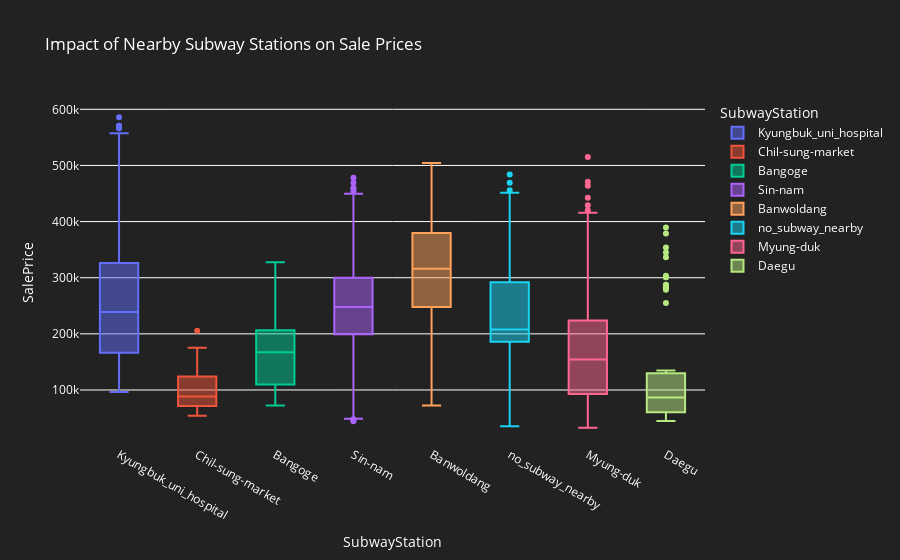

The notebook cell saved with this chart:
### Markdown cell above
1. **0-5 min**:
   - Apartments within a 0-5 minute walk to the subway have the highest sale prices.
   - The median price is relatively high, indicating that proximity to the subway is a significant factor in determining apartment value.
   - The interquartile range (IQR) shows some variation, but overall, prices are clustered towards the higher end.

2. **10-15 min**:
   - Apartments within a 10-15 minute walk have lower sale prices compared to the 0-5 min category.
   - The median price is lower, suggesting that a longer walking time negatively impacts the sale price.
   - There is a wider IQR, indicating more variability in sale prices within this category.

3. **15-20 min**:
   - Apartments within a 15-20 minute walk have even lower sale prices.
   - The median price continues to decrease, highlighting the trend that the further the apartment is from the subway, the lower the sale price.
   - The IQR is narrower, suggesting less variability in this category.

4. **5-10 min**:
   - Apartments within a 5-10 minute walk to the subway have moderately high sale prices.
   - The median price is higher than the 10-20 min categories but lower than the 0-5 min category.
   - There is significant variability within this group, as shown by the wider IQR and the presence of outliers.

5. **No Bus Stop Nearby**:
   - Apartments without a nearby bus stop show a varied range of sale prices.
   - The median price is higher than the 10-20 min categories but lower than the 0-5 min and 5-10 min categories.
   - The IQR is relatively wide, indicating a considerable range of sale prices in this group.

### Code cell
# 3. Impact of Nearby Subway Stations on Sale Prices
def plot_subway_stations(df):
    fig = px.box(df, x='SubwayStation', y='SalePrice', color='SubwayStation',
                 title='Impact of Nearby Subway Stations on Sale Prices')
    fig.update_layout(plot_bgcolor='rgba(34, 34, 34, 1)', paper_bgcolor='rgba(34, 34, 34, 1)', font=dict(color='white'))
    fig.show()

plot_subway_stations(df)

### Figure 1 — Plotly figure (JSON) as saved in the notebook; plotly's stock layout.template omitted (floating-point values rounded to 4 significant figures; data arrays with more than 128 entries replaced by an {"elided": "..."} marker saying what was removed)
{"data": [{"alignmentgroup": "True", "hovertemplate": "SubwayStation=%{x}<br>SalePrice=%{y}<extra></extra>", "legendgroup": "Kyungbuk_uni_hospital", "marker": {"color": "#636efa"}, "name": "Kyungbuk_uni_hospital", "notched": false, "offsetgroup": "Kyungbuk_uni_hospital", "orientation": "v", "showlegend": true, "type": "box", "x": {"elided": "1152 str values"}, "x0": " ", "xaxis": "x", "y": {"elided": "1152 int values"}, "y0": " ", "yaxis": "y"}, {"alignmentgroup": "True", "hovertemplate": "SubwayStation=%{x}<br>SalePrice=%{y}<extra></extra>", "legendgroup": "Chil-sung-market", "marker": {"color": "#EF553B"}, "name": "Chil-sung-market", "notched": false, "offsetgroup": "Chil-sung-market", "orientation": "v", "showlegend": true, "type": "box", "x": ["Chil-sung-market", "Chil-sung-market", "Chil-sung-market", "Chil-sung-market", "Chil-sung-market", "Chil-sung-market", "Chil-sung-market", "Chil-sung-market", "Chil-sung-market", "Chil-sung-market", "Chil-sung-market", "Chil-sung-market", "Chil-sung-market", "Chil-sung-market", "Chil-sung-market", "Chil-sung-market", "Chil-sung-market", "Chil-sung-market", "Chil-sung-market", "Chil-sung-market", "Chil-sung-market", "Chil-sung-market", "Chil-sung-market", "Chil-sung-market", "Chil-sung-market", "Chil-sung-market", "Chil-sung-market", "Chil-sung-market", "Chil-sung-market", "Chil-sung-market", "Chil-sung-market", "Chil-sung-market", "Chil-sung-market", "Chil-sung-market", "Chil-sung-market", "Chil-sung-market", "Chil-sung-market", "Chil-sung-market", "Chil-sung-market", "Chil-sung-market", "Chil-sung-market", "Chil-sung-market", "Chil-sung-market", "Chil-sung-market", "Chil-sung-market", "Chil-sung-market", "Chil-sung-market", "Chil-sung-market", "Chil-sung-market", "Chil-sung-market", "Chil-sung-market", "Chil-sung-market", "Chil-sung-market", "Chil-sung-market", "Chil-sung-market", "Chil-sung-market", "Chil-sung-market", "Chil-sung-market", "Chil-sung-market", "Chil-sung-market", "Chil-sung-market", "Chil-sung-market", "Chil-sung-market", "Chil-sung-market", "Chil-sung-market", "Chil-sung-market", "Chil-sung-market", "Chil-sung-market", "Chil-sung-market", "Chil-sung-market", "Chil-sung-market", "Chil-sung-market", "Chil-sung-market", "Chil-sung-market"], "x0": " ", "xaxis": "x", "y": [61946, 118584, 75221, 78761, 90707, 70796, 64601, 126548, 86725, 88495, 63716, 66371, 175221, 132743, 64601, 114159, 128318, 75221, 70796, 71681, 71238, 78318, 117699, 68141, 58407, 65486, 92920, 75221, 117699, 128318, 119469, 166371, 172566, 110176, 85398, 173451, 92920, 66814, 143362, 74778, 78761, 136283, 82300, 53982, 129203, 128318, 128318, 55752, 171681, 162831, 95575, 76991, 119469, 66814, 76106, 123893, 68141, 100000, 63274, 84955, 84070, 88495, 123008, 87610, 101769, 128318, 75221, 205752, 146017, 75221, 115929, 111504, 110619, 57964], "y0": " ", "yaxis": "y"}, {"alignmentgroup": "True", "hovertemplate": "SubwayStation=%{x}<br>SalePrice=%{y}<extra></extra>", "legendgroup": "Bangoge", "marker": {"color": "#00cc96"}, "name": "Bangoge", "notched": false, "offsetgroup": "Bangoge", "orientation": "v", "showlegend": true, "type": "box", "x": {"elided": "502 str values"}, "x0": " ", "xaxis": "x", "y": {"elided": "502 int values"}, "y0": " ", "yaxis": "y"}, {"alignmentgroup": "True", "hovertemplate": "SubwayStation=%{x}<br>SalePrice=%{y}<extra></extra>", "legendgroup": "Sin-nam", "marker": {"color": "#ab63fa"}, "name": "Sin-nam", "notched": false, "offsetgroup": "Sin-nam", "orientation": "v", "showlegend": true, "type": "box", "x": {"elided": "467 str values"}, "x0": " ", "xaxis": "x", "y": {"elided": "467 int values"}, "y0": " ", "yaxis": "y"}, {"alignmentgroup": "True", "hovertemplate": "SubwayStation=%{x}<br>SalePrice=%{y}<extra></extra>", "legendgroup": "Banwoldang", "marker": {"color": "#FFA15A"}, "name": "Banwoldang", "notched": false, "offsetgroup": "Banwoldang", "orientation": "v", "showlegend": true, "type": "box", "x": {"elided": "529 str values"}, "x0": " ", "xaxis": "x", "y": {"elided": "529 int values"}, "y0": " ", "yaxis": "y"}, {"alignmentgroup": "True", "hovertemplate": "SubwayStation=%{x}<br>SalePrice=%{y}<extra></extra>", "legendgroup": "no_subway_nearby", "marker": {"color": "#19d3f3"}, "name": "no_subway_nearby", "notched": false, "offsetgroup": "no_subway_nearby", "orientation": "v", "showlegend": true, "type": "box", "x": {"elided": "290 str values"}, "x0": " ", "xaxis": "x", "y": {"elided": "290 int values"}, "y0": " ", "yaxis": "y"}, {"alignmentgroup": "True", "hovertemplate": "SubwayStation=%{x}<br>SalePrice=%{y}<extra></extra>", "legendgroup": "Myung-duk", "marker": {"color": "#FF6692"}, "name": "Myung-duk", "notched": false, "offsetgroup": "Myung-duk", "orientation": "v", "showlegend": true, "type": "box", "x": {"elided": "1044 str values"}, "x0": " ", "xaxis": "x", "y": {"elided": "1044 int values"}, "y0": " ", "yaxis": "y"}, {"alignmentgroup": "True", "hovertemplate": "SubwayStation=%{x}<br>SalePrice=%{y}<extra></extra>", "legendgroup": "Daegu", "marker": {"color": "#B6E880"}, "name": "Daegu", "notched": false, "offsetgroup": "Daegu", "orientation": "v", "showlegend": true, "type": "box", "x": ["Daegu", "Daegu", "Daegu", "Daegu", "Daegu", "Daegu", "Daegu", "Daegu", "Daegu", "Daegu", "Daegu", "Daegu", "Daegu", "Daegu", "Daegu", "Daegu", "Daegu", "Daegu", "Daegu", "Daegu", "Daegu", "Daegu", "Daegu", "Daegu", "Daegu", "Daegu", "Daegu", "Daegu", "Daegu", "Daegu", "Daegu", "Daegu", "Daegu", "Daegu", "Daegu", "Daegu", "Daegu", "Daegu", "Daegu", "Daegu", "Daegu", "Daegu", "Daegu", "Daegu", "Daegu", "Daegu", "Daegu", "Daegu", "Daegu", "Daegu", "Daegu", "Daegu", "Daegu", "Daegu", "Daegu", "Daegu", "Daegu", "Daegu", "Daegu", "Daegu", "Daegu", "Daegu", "Daegu", "Daegu", "Daegu"], "x0": " ", "xaxis": "x", "y": [286725, 61946, 66371, 72566, 283185, 105309, 115044, 70796, 60176, 125663, 61061, 72123, 278761, 131415, 61946, 55752, 53097, 112831, 48672, 55752, 44690, 57522, 57522, 93805, 59115, 389380, 57964, 61061, 254867, 55752, 93362, 282300, 109734, 94955, 61946, 92920, 79646, 60176, 86283, 55752, 64601, 109734, 128318, 88495, 59734, 300884, 54867, 110619, 134513, 129203, 336283, 55752, 73451, 69911, 86725, 53097, 345132, 287610, 123008, 353982, 378761, 115044, 303539, 300884, 73451], "y0": " ", "yaxis": "y"}], "layout": {"boxmode": "overlay", "font": {"color": "white"}, "legend": {"title": {"text": "SubwayStation"}, "tracegroupgap": 0}, "paper_bgcolor": "rgba(34, 34, 34, 1)", "plot_bgcolor": "rgba(34, 34, 34, 1)", "title": {"text": "Impact of Nearby Subway Stations on Sale Prices"}, "xaxis": {"anchor": "y", "categoryarray": ["Kyungbuk_uni_hospital", "Chil-sung-market", "Bangoge", "Sin-nam", "Banwoldang", "no_subway_nearby", "Myung-duk", "Daegu"], "categoryorder": "array", "domain": [0, 1], "title": {"text": "SubwayStation"}}, "yaxis": {"anchor": "x", "domain": [0, 1], "title": {"text": "SalePrice"}}}}
